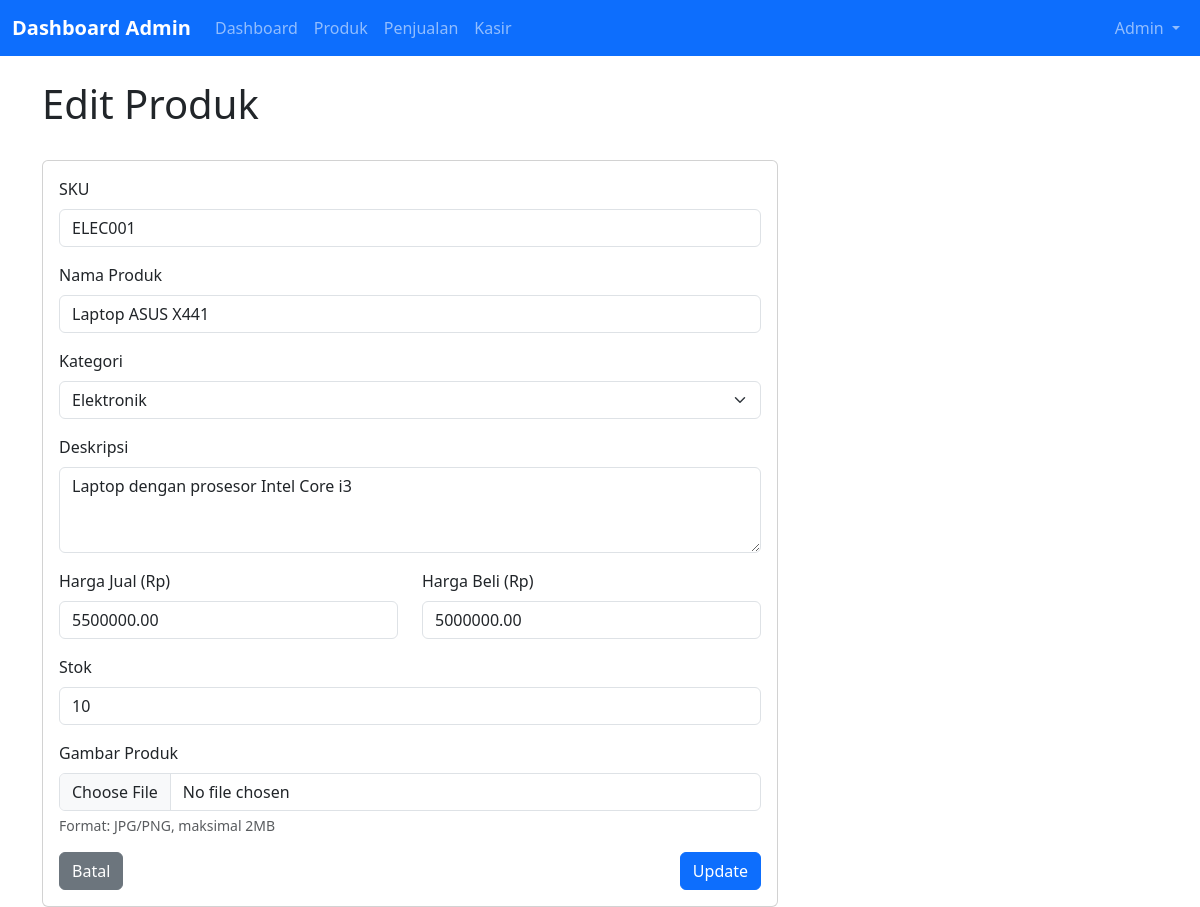
Page /product_form.php?id=1 (signed in) on the committed database.
### tables this page shows
CREATE TABLE `products` (
  `id` int(11) NOT NULL,
  `sku` varchar(50) NOT NULL,
  `nama` varchar(100) NOT NULL,
  `category_id` int(11) DEFAULT NULL,
  `deskripsi` text DEFAULT NULL,
  `harga_jual` decimal(10,2) NOT NULL,
  `harga_beli` decimal(10,2) DEFAULT NULL,
  `stok` int(11) NOT NULL DEFAULT 0,
  `gambar_path` varchar(255) DEFAULT NULL,
  `created_at` timestamp NOT NULL DEFAULT current_timestamp(),
  `updated_at` timestamp NOT NULL DEFAULT current_timestamp() ON UPDATE current_timestamp()
);

CREATE TABLE `categories` (
  `id` int(11) NOT NULL,
  `nama` varchar(50) NOT NULL,
  `slug` varchar(50) NOT NULL
);

### product_form.php (the view, shortened to what this page needs)
<?php
require_once 'koneksi.php';
$categories = [];
$sql_cat = "SELECT * FROM categories ORDER BY nama";
$result_cat = $conn->query($sql_cat);
if ($result_cat->num_rows > 0) {
    while ($row = $result_cat->fetch_assoc()) {
        $categories[] = $row;
    }
}
$edit_mode = false;
$product = [
    'id' => '',
    'sku' => '',
    'nama' => '',
    'category_id' => '',
    'deskripsi' => '',
    'harga_jual' => '',
    'harga_beli' => '',
    'stok' => '',
    'gambar_path' => ''
];
if (isset($_GET['id']) && !empty($_GET['id'])) {
    $edit_mode = true;
    $product_id = $_GET['id'];
    $stmt = $conn->prepare("SELECT * FROM products WHERE id = ?");
    $stmt->bind_param("i", $product_id);
    $stmt->execute();
    $result = $stmt->get_result();
    if ($result->num_rows > 0) {
        $product = $result->fetch_assoc();
    } else {
        $_SESSION['error'] = "Produk tidak ditemukan";
        header("Location: products.php");
        exit();
    }
}
?>
<!DOCTYPE html>
<html lang="id">
<head>
    <link href="https://cdn.jsdelivr.net/npm/bootstrap@5.3.0/dist/css/bootstrap.min.css" rel="stylesheet">
</head>
<body>
    <nav class="navbar navbar-expand-lg navbar-dark bg-primary">
        <div class="container-fluid">
            <a class="navbar-brand" href="admin_dashboard.php">Dashboard Admin</a>
            <div class="collapse navbar-collapse" id="navbarNav">
                <ul class="navbar-nav me-auto">
                    <li class="nav-item">
                        <a class="nav-link" href="admin_dashboard.php">Dashboard</a>
                    </li>
                    <li class="nav-item">
                        <a class="nav-link" href="products.php">Produk</a>
                    </li>
                    <li class="nav-item">
                        <a class="nav-link" href="sales_list.php">Penjualan</a>
                    </li>
                    <li class="nav-item">
                        <a class="nav-link" href="pos.php">Kasir</a>
                    </li>
                </ul>
                <ul class="navbar-nav">
                    <li class="nav-item dropdown">
                        <a class="nav-link dropdown-toggle" href="#" id="navbarDropdown" role="button" data-bs-toggle="dropdown">
                            <?php echo $_SESSION['admin_name']; ?>
                        </a>
                    </li>
                </ul>
            </div>
        </div>
    </nav>
    <div class="container mt-4">
        <div class="row mb-4">
            <div class="col-12">
                <h1><?php echo $edit_mode ? 'Edit Produk' : 'Tambah Produk'; ?></h1>
            </div>
        </div>
        <div class="row">
            <div class="col-md-8">
                <div class="card">
                    <div class="card-body">
                        <form action="process_product.php" method="POST" enctype="multipart/form-data">
                            <div class="mb-3">
                                <label for="sku" class="form-label">SKU</label>
                                <input type="text" class="form-control" id="sku" name="sku" value="<?php echo $product['sku']; ?>" required>
                            </div>
                            <div class="mb-3">
                                <label for="nama" class="form-label">Nama Produk</label>
                                <input type="text" class="form-control" id="nama" name="nama" value="<?php echo $product['nama']; ?>" required>
                            </div>
                            <div class="mb-3">
                                <label for="category_id" class="form-label">Kategori</label>
                                <select class="form-select" id="category_id" name="category_id">
                                    <?php foreach ($categories as $category): ?>
                                        <option value="<?php echo $category['id']; ?>" <?php echo ($product['category_id'] == $category['id']) ? 'selected' : ''; ?>>
                                            <?php echo $category['nama']; ?>
                                        </option>
                                    <?php endforeach; ?>
                                </select>
                            </div>
                            <div class="mb-3">
                                <label for="deskripsi" class="form-label">Deskripsi</label>
                                <textarea class="form-control" id="deskripsi" name="deskripsi" rows="3"><?php echo $product['deskripsi']; ?></textarea>
                            </div>
                            <div class="row">
                                <div class="col-md-6">
                                    <div class="mb-3">
                                        <label for="harga_jual" class="form-label">Harga Jual (Rp)</label>
                                        <input type="number" class="form-control" id="harga_jual" name="harga_jual" value="<?php echo $product['harga_jual']; ?>" required>
                                    </div>
                                </div>
                                <div class="col-md-6">
                                    <div class="mb-3">
                                        <label for="harga_beli" class="form-label">Harga Beli (Rp)</label>
                                        <input type="number" class="form-control" id="harga_beli" name="harga_beli" value="<?php echo $product['harga_beli']; ?>">
                                    </div>
                                </div>
                            </div>
                            <div class="mb-3">
                                <label for="stok" class="form-label">Stok</label>
                                <input type="number" class="form-control" id="stok" name="stok" value="<?php echo $product['stok']; ?>" required>
                            </div>
                            <div class="mb-3">
                                <label for="gambar" class="form-label">Gambar Produk</label>
                                <input type="file" class="form-control" id="gambar" name="gambar" accept="image/jpeg, image/png">
                                <div class="form-text">Format: JPG/PNG, maksimal 2MB</div>
                            </div>
                            <div class="d-flex justify-content-between">
                                <a href="products.php" class="btn btn-secondary">Batal</a>
                                <button type="submit" class="btn btn-primary"><?php echo $edit_mode ? 'Update' : 'Simpan'; ?></button>
                            </div>
                        </form>
                    </div>
                </div>
            </div>
        </div>
    </div>
</body>
</html>

### product_form.php (style rules this page uses)
.navbar-brand { font-weight: bold; }

### rows in the picture
products: sku "ELEC001", nama "Laptop ASUS X441", category_id "Elektronik", deskripsi "Laptop dengan prosesor Intel Core i3", harga_jual "5500000.00", harga_beli "5000000.00", stok "10"

### other values in the picture
$_SESSION['admin_name'] "Admin"
